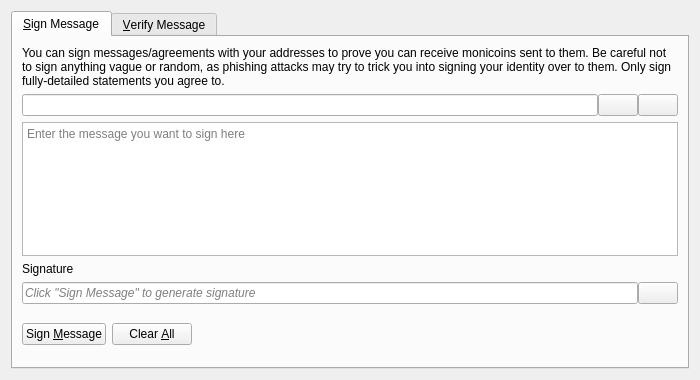
<?xml version="1.0" encoding="UTF-8"?>
<ui version="4.0">
 <class>SignVerifyMessageDialog</class>
 <widget class="QDialog" name="SignVerifyMessageDialog">
  <property name="geometry">
   <rect>
    <x>0</x>
    <y>0</y>
    <width>700</width>
    <height>380</height>
   </rect>
  </property>
  <property name="windowTitle">
   <string>Signatures - Sign / Verify a Message</string>
  </property>
  <property name="modal">
   <bool>true</bool>
  </property>
  <layout class="QVBoxLayout" name="verticalLayout">
   <item>
    <widget class="QTabWidget" name="tabWidget">
     <property name="currentIndex">
      <number>0</number>
     </property>
     <widget class="QWidget" name="tabSignMessage">
      <attribute name="title">
       <string>&amp;Sign Message</string>
      </attribute>
      <layout class="QVBoxLayout" name="verticalLayout_SM">
       <item>
        <widget class="QLabel" name="infoLabel_SM">
         <property name="text">
          <string>You can sign messages/agreements with your addresses to prove you can receive monicoins sent to them. Be careful not to sign anything vague or random, as phishing attacks may try to trick you into signing your identity over to them. Only sign fully-detailed statements you agree to.</string>
         </property>
         <property name="textFormat">
          <enum>Qt::PlainText</enum>
         </property>
         <property name="wordWrap">
          <bool>true</bool>
         </property>
        </widget>
       </item>
       <item>
        <layout class="QHBoxLayout" name="horizontalLayout_1_SM">
         <property name="spacing">
          <number>0</number>
         </property>
         <item>
          <widget class="QValidatedLineEdit" name="addressIn_SM">
           <property name="toolTip">
            <string>The Monicoin address to sign the message with</string>
           </property>
          </widget>
         </item>
         <item>
          <widget class="QPushButton" name="addressBookButton_SM">
           <property name="toolTip">
            <string>Choose previously used address</string>
           </property>
           <property name="text">
            <string/>
           </property>
           <property name="icon">
            <iconset resource="../monicoin.qrc">
             <normaloff>:/icons/address-book</normaloff>:/icons/address-book</iconset>
           </property>
           <property name="shortcut">
            <string>Alt+A</string>
           </property>
           <property name="autoDefault">
            <bool>false</bool>
           </property>
          </widget>
         </item>
         <item>
          <widget class="QPushButton" name="pasteButton_SM">
           <property name="toolTip">
            <string>Paste address from clipboard</string>
           </property>
           <property name="text">
            <string/>
           </property>
           <property name="icon">
            <iconset resource="../monicoin.qrc">
             <normaloff>:/icons/editpaste</normaloff>:/icons/editpaste</iconset>
           </property>
           <property name="shortcut">
            <string>Alt+P</string>
           </property>
           <property name="autoDefault">
            <bool>false</bool>
           </property>
          </widget>
         </item>
        </layout>
       </item>
       <item>
        <widget class="QPlainTextEdit" name="messageIn_SM">
         <property name="toolTip">
          <string>Enter the message you want to sign here</string>
         </property>
         <property name="placeholderText">
          <string>Enter the message you want to sign here</string>
         </property>
        </widget>
       </item>
       <item>
        <widget class="QLabel" name="signatureLabel_SM">
         <property name="text">
          <string>Signature</string>
         </property>
         <property name="textFormat">
          <enum>Qt::PlainText</enum>
         </property>
        </widget>
       </item>
       <item>
        <layout class="QHBoxLayout" name="horizontalLayout_2_SM">
         <property name="spacing">
          <number>0</number>
         </property>
         <item>
          <widget class="QLineEdit" name="signatureOut_SM">
           <property name="placeholderText">
            <string>Click "Sign Message" to generate signature</string>
           </property>
           <property name="font">
            <font>
             <italic>true</italic>
            </font>
           </property>
           <property name="readOnly">
            <bool>true</bool>
           </property>
          </widget>
         </item>
         <item>
          <widget class="QPushButton" name="copySignatureButton_SM">
           <property name="toolTip">
            <string>Copy the current signature to the system clipboard</string>
           </property>
           <property name="text">
            <string/>
           </property>
           <property name="icon">
            <iconset resource="../monicoin.qrc">
             <normaloff>:/icons/editcopy</normaloff>:/icons/editcopy</iconset>
           </property>
           <property name="autoDefault">
            <bool>false</bool>
           </property>
          </widget>
         </item>
        </layout>
       </item>
       <item>
        <layout class="QHBoxLayout" name="horizontalLayout_3_SM">
         <item>
          <widget class="QPushButton" name="signMessageButton_SM">
           <property name="toolTip">
            <string>Sign the message to prove you own this Monicoin address</string>
           </property>
           <property name="text">
            <string>Sign &amp;Message</string>
           </property>
           <property name="icon">
            <iconset resource="../monicoin.qrc">
             <normaloff>:/icons/edit</normaloff>:/icons/edit</iconset>
           </property>
           <property name="autoDefault">
            <bool>false</bool>
           </property>
          </widget>
         </item>
         <item>
          <widget class="QPushButton" name="clearButton_SM">
           <property name="toolTip">
            <string>Reset all sign message fields</string>
           </property>
           <property name="text">
            <string>Clear &amp;All</string>
           </property>
           <property name="icon">
            <iconset resource="../monicoin.qrc">
             <normaloff>:/icons/remove</normaloff>:/icons/remove</iconset>
           </property>
           <property name="autoDefault">
            <bool>false</bool>
           </property>
          </widget>
         </item>
         <item>
          <spacer name="horizontalSpacer_1_SM">
           <property name="orientation">
            <enum>Qt::Horizontal</enum>
           </property>
           <property name="sizeHint" stdset="0">
            <size>
             <width>40</width>
             <height>48</height>
            </size>
           </property>
          </spacer>
         </item>
         <item>
          <widget class="QLabel" name="statusLabel_SM">
           <property name="font">
            <font>
             <weight>75</weight>
             <bold>true</bold>
            </font>
           </property>
           <property name="text">
            <string/>
           </property>
           <property name="wordWrap">
            <bool>true</bool>
           </property>
          </widget>
         </item>
         <item>
          <spacer name="horizontalSpacer_2_SM">
           <property name="orientation">
            <enum>Qt::Horizontal</enum>
           </property>
           <property name="sizeHint" stdset="0">
            <size>
             <width>40</width>
             <height>48</height>
            </size>
           </property>
          </spacer>
         </item>
        </layout>
       </item>
      </layout>
     </widget>
     <widget class="QWidget" name="tabVerifyMessage">
      <attribute name="title">
       <string>&amp;Verify Message</string>
      </attribute>
      <layout class="QVBoxLayout" name="verticalLayout_VM">
       <item>
        <widget class="QLabel" name="infoLabel_VM">
         <property name="text">
          <string>Enter the receiver's address, message (ensure you copy line breaks, spaces, tabs, etc. exactly) and signature below to verify the message. Be careful not to read more into the signature than what is in the signed message itself, to avoid being tricked by a man-in-the-middle attack. Note that this only proves the signing party receives with the address, it cannot prove sendership of any transaction!</string>
         </property>
         <property name="textFormat">
          <enum>Qt::PlainText</enum>
         </property>
         <property name="alignment">
          <set>Qt::AlignLeading|Qt::AlignLeft|Qt::AlignTop</set>
         </property>
         <property name="wordWrap">
          <bool>true</bool>
         </property>
        </widget>
       </item>
       <item>
        <layout class="QHBoxLayout" name="horizontalLayout_1_VM">
         <property name="spacing">
          <number>0</number>
         </property>
         <item>
          <widget class="QValidatedLineEdit" name="addressIn_VM">
           <property name="toolTip">
            <string>The Monicoin address the message was signed with</string>
           </property>
          </widget>
         </item>
         <item>
          <widget class="QPushButton" name="addressBookButton_VM">
           <property name="toolTip">
            <string>Choose previously used address</string>
           </property>
           <property name="text">
            <string/>
           </property>
           <property name="icon">
            <iconset resource="../monicoin.qrc">
             <normaloff>:/icons/address-book</normaloff>:/icons/address-book</iconset>
           </property>
           <property name="shortcut">
            <string>Alt+A</string>
           </property>
           <property name="autoDefault">
            <bool>false</bool>
           </property>
          </widget>
         </item>
        </layout>
       </item>
       <item>
        <widget class="QPlainTextEdit" name="messageIn_VM">
          <property name="toolTip">
            <string>The signed message to verify</string>
          </property>
          <property name="placeholderText">
            <string>The signed message to verify</string>
          </property>
        </widget>
       </item>
       <item>
        <widget class="QValidatedLineEdit" name="signatureIn_VM">
          <property name="toolTip">
            <string>The signature given when the message was signed</string>
          </property>
          <property name="placeholderText">
            <string>The signature given when the message was signed</string>
          </property>
        </widget>
       </item>
       <item>
        <layout class="QHBoxLayout" name="horizontalLayout_2_VM">
         <item>
          <widget class="QPushButton" name="verifyMessageButton_VM">
           <property name="toolTip">
            <string>Verify the message to ensure it was signed with the specified Monicoin address</string>
           </property>
           <property name="text">
            <string>Verify &amp;Message</string>
           </property>
           <property name="icon">
            <iconset resource="../monicoin.qrc">
             <normaloff>:/icons/transaction_0</normaloff>:/icons/transaction_0</iconset>
           </property>
           <property name="autoDefault">
            <bool>false</bool>
           </property>
          </widget>
         </item>
         <item>
          <widget class="QPushButton" name="clearButton_VM">
           <property name="toolTip">
            <string>Reset all verify message fields</string>
           </property>
           <property name="text">
            <string>Clear &amp;All</string>
           </property>
           <property name="icon">
            <iconset resource="../monicoin.qrc">
             <normaloff>:/icons/remove</normaloff>:/icons/remove</iconset>
           </property>
           <property name="autoDefault">
            <bool>false</bool>
           </property>
          </widget>
         </item>
         <item>
          <spacer name="horizontalSpacer_1_VM">
           <property name="orientation">
            <enum>Qt::Horizontal</enum>
           </property>
           <property name="sizeHint" stdset="0">
            <size>
             <width>40</width>
             <height>48</height>
            </size>
           </property>
          </spacer>
         </item>
         <item>
          <widget class="QLabel" name="statusLabel_VM">
           <property name="font">
            <font>
             <weight>75</weight>
             <bold>true</bold>
            </font>
           </property>
           <property name="text">
            <string/>
           </property>
           <property name="wordWrap">
            <bool>true</bool>
           </property>
          </widget>
         </item>
         <item>
          <spacer name="horizontalSpacer_2_VM">
           <property name="orientation">
            <enum>Qt::Horizontal</enum>
           </property>
           <property name="sizeHint" stdset="0">
            <size>
             <width>40</width>
             <height>48</height>
            </size>
           </property>
          </spacer>
         </item>
        </layout>
       </item>
      </layout>
     </widget>
    </widget>
   </item>
  </layout>
 </widget>
 <customwidgets>
  <customwidget>
   <class>QValidatedLineEdit</class>
   <extends>QLineEdit</extends>
   <header>qt/qvalidatedlineedit.h</header>
  </customwidget>
 </customwidgets>
 <resources>
  <include location="../monicoin.qrc"/>
 </resources>
 <connections/>
</ui>
